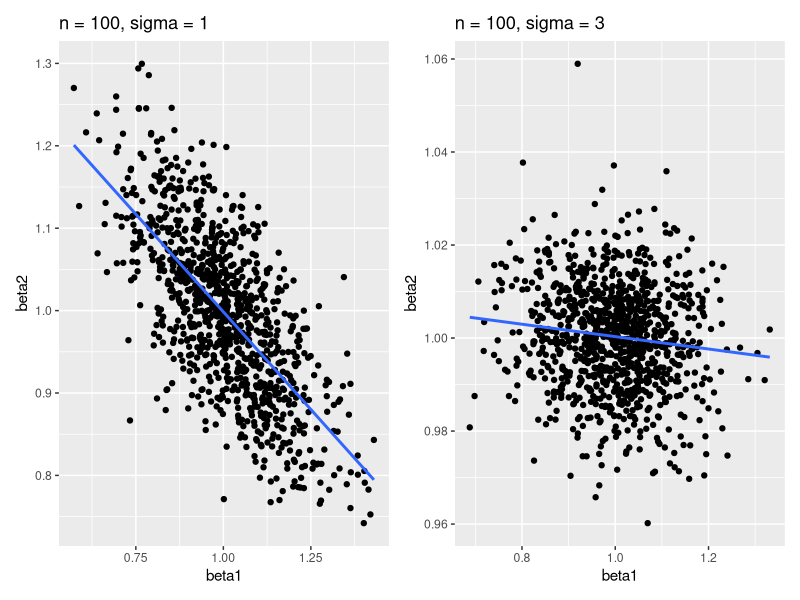
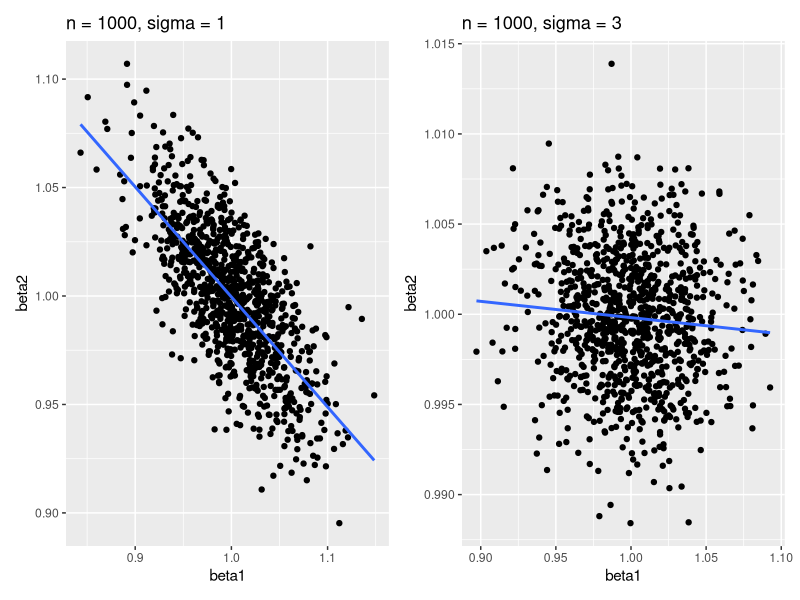

R code for these plots, in order:
## ---- chunk 1
knitr::opts_chunk$set(echo = TRUE)
## ---- chunk 2
#imports
library(tidyverse)
library(glue)
library(patchwork)
library(lme4)
library(lmerTest)
## ---- chunk 3
N <-  1000
simulation <- function(n,sigma){
  beta1 <- c()
  beta2 <- c()
  for (i in 1:N){
    x1 <- rnorm(n)
    x2 <- x1 + rnorm(n,0,sigma^2)
    y <- x1+x2+rnorm(n)
    lm_model <- lm(y~x1+x2)
    beta1[i] <- lm_model$coefficients[2]
    beta2[i] <- lm_model$coefficients[3]
  }
  tbl <- tibble(beta1 = beta1, beta2 = beta2)
  summary_tbl <- tbl%>%
    summarise("mean beta1" = mean(beta1),
              "mean beta2" = mean(beta2),
              "sd beta1" = sd(beta1),
              "sd beta2" = sd(beta2),
              "cor beta1,beta2" = cor(beta1,beta2))
  plt <- tbl %>%
    ggplot(aes(y=beta2,x=beta1)) +
    geom_point()+
    geom_smooth(method='lm', formula= y~x,se=F)+
    ggtitle(glue("n = {n}, sigma = {sigma}"))
  return(list(summary_tbl,plt))
}
s1 <- simulation(100,1)
s2 <- simulation(100,3)
s3 <- simulation(1000,1)
s4 <- simulation(1000,3)
bind_rows(s1[[1]],s2[[1]],s3[[1]],s4[[1]]) %>%
  mutate(n = c(100,100,1000,1000), sd = c(1,3,1,3))
(s1[[2]] + s2[[2]])
(s3[[2]] + s4[[2]])
## ---- chunk 4
feed_back <- read.csv("feedback_df_bi.csv") %>%
  select(id,performance,feedback,gender) %>%
  mutate(across(c(gender,feedback),as.factor))
model1 <- lmerTest::lmer(performance ~ gender + (1|id) , data = feed_back)
summary(model1)
mu <- 92.121
sigma_a <- 84.59
sigma_e <- 131.28
glue("the estimators are:
     mu = {mu}
     sigma alpha = {sigma_a}
     sigma epsilon = {sigma_e}")
confint(lme4::lmer(performance ~ gender + (1|id) , data = feed_back))
## ---- chunk 5
model2 <- lmerTest::lmer(performance ~ feedback + (1|id) , data = feed_back)
summary(model2)
mu <- 95.7
sigma_a <- 80.92
sigma_e <- 122.87
glue("the estimators are:
     mu = {mu}
     sigma alpha = {sigma_a}
     sigma epsilon = {sigma_e}")
confint(lme4::lmer(performance ~ feedback + (1|id) , data = feed_back))
## ---- chunk 6
model3 <- lmerTest::lmer(performance ~ feedback+ gender + (1|id) , data = feed_back)
summary(model3)
mu <- 96.24
sigma_a <- 84.82
sigma_e <- 122.87
glue("the estimators are:
     mu = {mu}
     sigma alpha = {sigma_a}
     sigma epsilon = {sigma_e}")
confint(lme4::lmer(performance ~ feedback+ gender + (1|id) , data = feed_back))
## ---- chunk 7
model4 <- lmerTest::lmer(performance ~ feedback+ gender+ gender*feedback + (1|id) , data = feed_back)
summary(model4)
mu <- 98.849
sigma_a <- 84.91
sigma_e <- 119.63
glue("the estimators are:
     mu = {mu}
     sigma alpha = {sigma_a}
     sigma epsilon = {sigma_e}")
confint(lme4::lmer(performance ~ feedback+ gender + gender*feedback+ (1|id) , data = feed_back))
